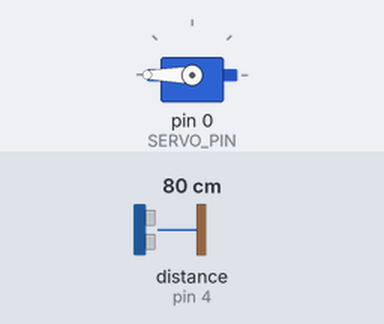
The sketch below on a simulated Arduino Uno, built with avr-gcc and run on an emulated ATmega328P. On the bench: servo. Wiring (inferred from the names in the program): ultrasonic range finder: trigger pin 5; echo pin 4. The inputs (shaded band) are chosen by the test bench; at power-on: distance to the obstacle (sensor on pin 4) 80 cm. The echo pulse lasts 58.3 µs per cm.

Above: at 1.2 s.
1.3 s: distance to the obstacle (sensor on pin 4) set to 203 cm
At 1.43 s:
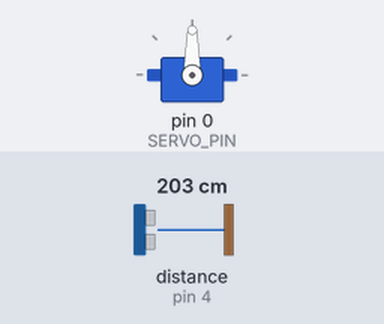
4.3 s: distance to the obstacle (sensor on pin 4) set to 2 cm
5.9 s: distance to the obstacle (sensor on pin 4) set to 48 cm
7.4 s: distance to the obstacle (sensor on pin 4) set to 54 cm
At 8.6 s:
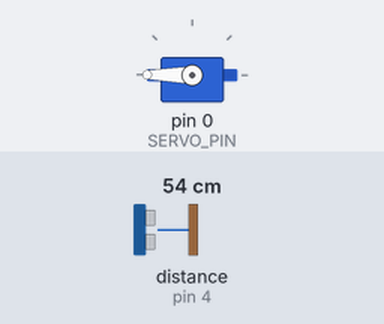
8.9 s: distance to the obstacle (sensor on pin 4) set to 4 cm
At 9.4 s:
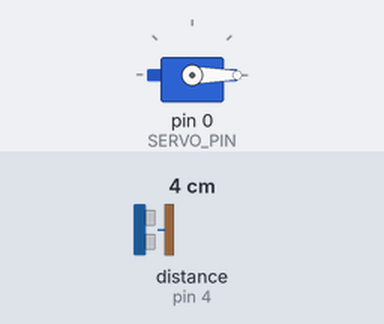
Timing chart, 0 to 11.4 s (numbered marks = the images above; inputs shaded):
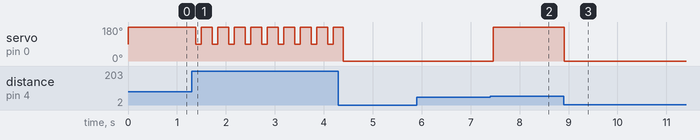

Measured:
- after the input at 1.3 s, servo on pin 0 (SERVO_PIN): alternates 180° for 0.22 s and 90° for 0.11 s, starting after 0.08 s
- after the input at 5.9 s, every drawn part: stays the same
- after the input at 7.4 s, servo on pin 0 (SERVO_PIN): 0° → 180° after 0.06 s
- after the input at 8.9 s, servo on pin 0 (SERVO_PIN): 180° → 0° at once

The sketch:

servo_control.ino
```cpp
#include <Servo.h>

#define TRIGGER_PIN 5 // Define the trigger pin of the ultrasonic sensor
#define ECHO_PIN 4    // Define the echo pin of the ultrasonic sensor

#define SERVO_PIN 0   // Define the pin connected to the servo

#define MAX_DISTANCE 200 // Define the maximum distance for the servo to stop and change direction
#define THRESHOLD_DISTANCE 50 // Define the threshold distance for changing direction

Servo myServo; // Create a servo object

void setup() {
  Serial.begin(9600); // Initialize serial communication
  pinMode(TRIGGER_PIN, OUTPUT); // Set trigger pin as output
  pinMode(ECHO_PIN, INPUT);     // Set echo pin as input
  myServo.attach(SERVO_PIN);    // Attach the servo to the pin
}

void loop() {
  long duration, distance;

  // Trigger ultrasonic sensor
  digitalWrite(TRIGGER_PIN, LOW);
  delayMicroseconds(2);
  digitalWrite(TRIGGER_PIN, HIGH);
  delayMicroseconds(10);
  digitalWrite(TRIGGER_PIN, LOW);

  // Measure the pulse input in ECHO_PIN
  duration = pulseIn(ECHO_PIN, HIGH);

  // Calculate distance
  distance = duration * 0.034 / 2;

  // Check if distance is within range
  if (distance <= MAX_DISTANCE) {
    // Check if distance is below threshold
    if (distance <= THRESHOLD_DISTANCE) {
      // Move servo in one direction
      myServo.write(0);
    }
    else {
      // Move servo in the opposite direction
      myServo.write(180);
    }
  }
  else {
    // Stop servo
    myServo.write(90);
  }

  delay(100); // Delay
}
```
